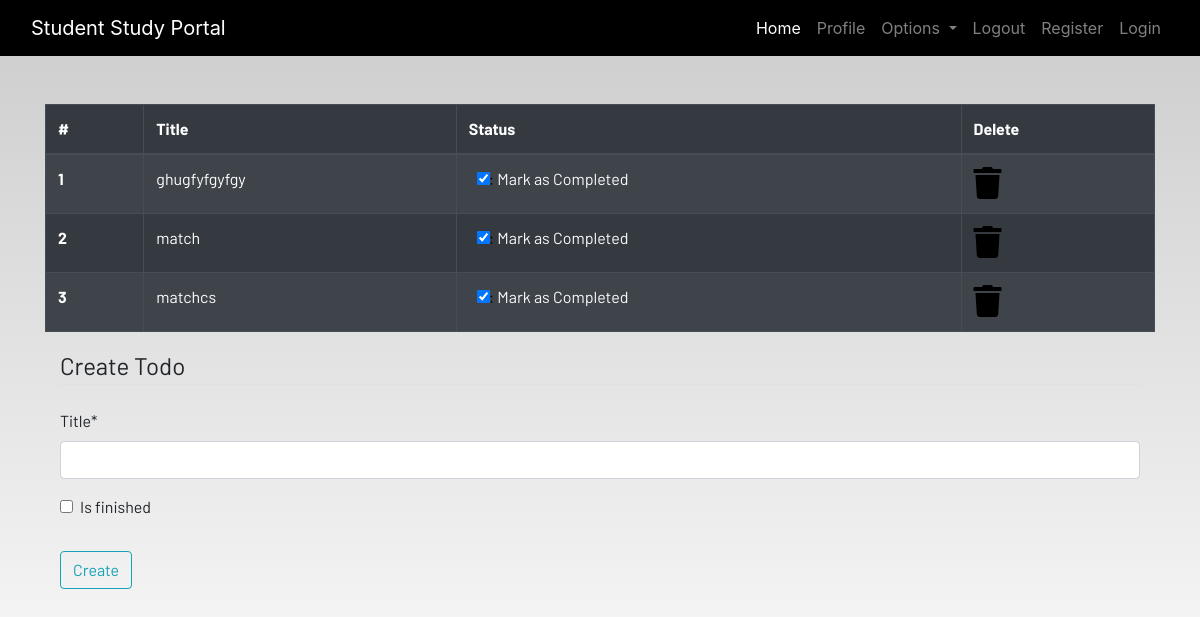
The app's page /todo (signed in) with its own data.
### dashboard/models.py (models this page shows, shortened)
class ToDo(models.Model):
    user = models.ForeignKey(User,on_delete=models.CASCADE)
    title = models.CharField(max_length=200)
    is_finished = models.BooleanField(default=False)

### dashboard/views.py (the view)
# urls.py: path('todo',views.todo,name="todo"),
@login_required
def todo(request):
    if request.method == "POST":
        form = ToDoForm(request.POST)
        if form.is_valid:
            try:
                finished = request.POST['is_finished']
                if finished == "on":
                    finished = True
                else:
                    finished = False
            except:
                finished = False
            tododata = ToDo(
                user = request.user,
                title = request.POST['title'],
                is_finished = finished
            )
            tododata.save()
            messages.success(request,f'Your ToDo Added {request.user.username} Successfully!!')
    else:
        form = ToDoForm()
    todo = ToDo.objects.filter(user=request.user)
    if len(todo)==0:
        alltodo_done = True
    else:
        alltodo_done = False
    content = {
        "todo":todo,
        'form':form,
        'alltododone':alltodo_done
    }
    return render(request,'dashboard/todo.html',content)

### dashboard/forms.py
class ToDoForm(forms.ModelForm):
    class Meta:
        model = ToDo
        fields = ['title','is_finished']

### dashboard/templates/dashboard/todo.html (shortened to what this page needs)
{% extends 'dashboard/base.html' %}
{% load static %}
{% load crispy_forms_tags %}
{% block content %}
<div class="container">
{% if not alltododone %}
    <table class="table table-striped table-bordered table-hover table-dark">
        <thead>
            <tr>
                <th scope="col">#</th>
                <th scope="col">Title</th>
                <th scope="col">Status</th>
                <th scope="col">Delete</th>
            </tr>
        </thead>
        <tbody>
            {% for todos in todo %}
            <tr>
                <th scope="row">{{forloop.counter}}</th>
                <td>{{todos.title}}</td>
                <td>
                    <a href="{% url 'update-todo' todos.id %}">
                        <div class="form-check">
                            {% if todos.is_finished == True %}:
                            <input class="form-check-input" type="checkbox" value="" checked >
                            {% else %}
                            <input class="form-check-input" type="checkbox" value="">
                            {% endif %}
                            <label class="form-check-label text-light" for="flexCheckDefault">
                                Mark as Completed
                            </label>
                        </div>
                    </a>
                </td>
                <td><a href="{%url 'delete-todo' todos.id %}"><i class="fa fa-trash fa-2x"></i></a></td>
            </tr>
            {% endfor %}
        </tbody>
    </table>
    {% else %}
    <h4>All tasks have been done!! create to add more</h4>
</div><br><br>
{% endif %}
<div class="container">
    <form method="POST">
        <fieldset class="form-group">
            <legend class="border-bottom mb-4">Create Todo</legend>
            {{form|crispy}}
        </fieldset>
        <div class="form-group">
            <button href="" class="btn btn-outline-info" type="submit">
                Create
            </button>
        </div>
    </form>
</div>
{% endblock content %}

### static/css/main.css (style rules this page uses)
html { scroll-behavior: smooth; height: 100%; width: 100%; }
a { text-decoration: none !important; color: black; }
html, body { max-width: 100%; overflow-x: hidden; height: 100%; width: 100%; }
body { background: linear-gradient(rgba(0, 0, 0, 0.2), rgba(255, 255, 255, 0.5)); overflow-x: hidden; background-repeat: no-repeat; }
.fa { color: black; }

### records on screen
ToDo: title "ghugfyfgyfgy"
ToDo: title "match"
ToDo: title "matchcs"
